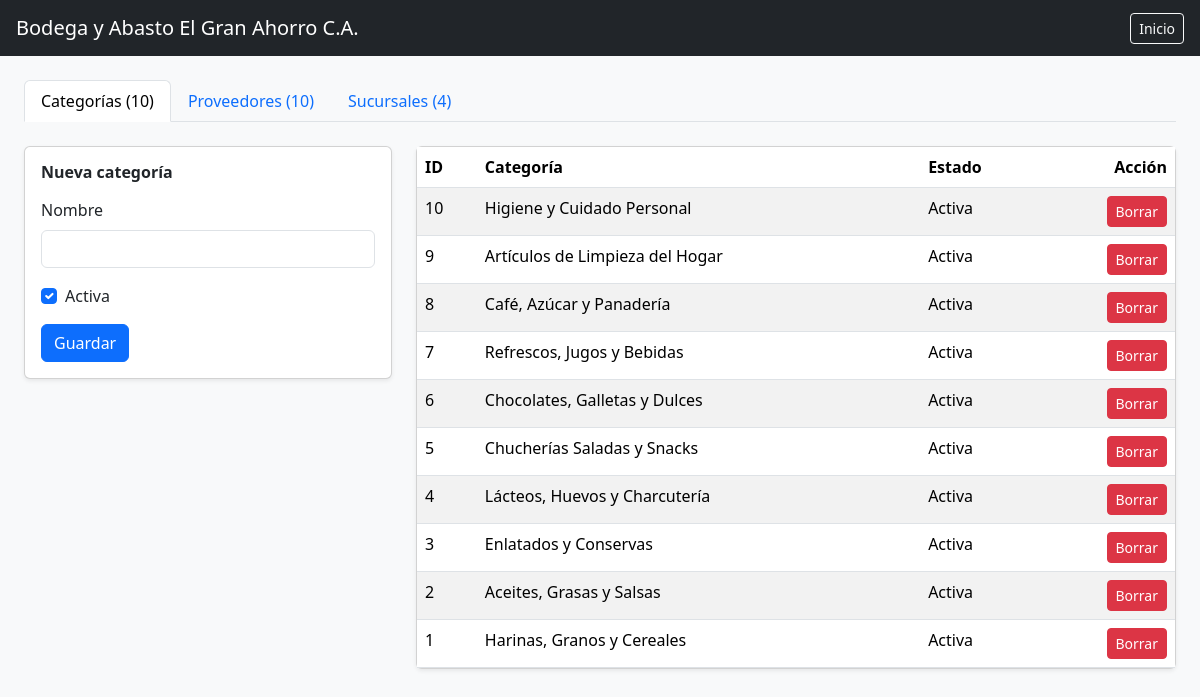
Page /catalogos.php (signed in) on the committed database.
### tables this page shows
CREATE TABLE IF NOT EXISTS `companies` (
  `id` int unsigned NOT NULL AUTO_INCREMENT,
  `name` varchar(191) NOT NULL,
  `phone` varchar(191) NOT NULL,
  `address` text NOT NULL,
  `created_at` timestamp NULL DEFAULT NULL,
  `updated_at` timestamp NULL DEFAULT NULL,
  PRIMARY KEY (`id`)
);

CREATE TABLE IF NOT EXISTS `categories` (
  `id` int unsigned NOT NULL AUTO_INCREMENT,
  `name` varchar(191) NOT NULL,
  `status` tinyint NOT NULL DEFAULT '1',
  `created_at` timestamp NULL DEFAULT NULL,
  `updated_at` timestamp NULL DEFAULT NULL,
  PRIMARY KEY (`id`)
);

### config.php (called while the page is built, shortened)
<?php
function db(): PDO {
    static $pdo = null;
    if ($pdo === null) {
        $dsn = sprintf('mysql:host=%s;dbname=%s;charset=%s', DB_HOST, DB_NAME, DB_CHARSET);
        $pdo = new PDO($dsn, DB_USER, DB_PASS, [
            PDO::ATTR_ERRMODE => PDO::ERRMODE_EXCEPTION,
            PDO::ATTR_DEFAULT_FETCH_MODE => PDO::FETCH_ASSOC,
        ]);
    }
    return $pdo;
}
function e(?string $valor): string {
    return htmlspecialchars((string) $valor, ENT_QUOTES, 'UTF-8');
}
function empresa_info(): array {
    $stmt = db()->query("SELECT * FROM companies ORDER BY id ASC LIMIT 1");
    return $stmt->fetch() ?: [
        'id' => 1,
        'name' => 'StockInventarios',
        'phone' => '',
        'address' => '',
    ];
}

### catalogos.php (the view, shortened to what this page needs)
<?php
require_once __DIR__ . '/config.php';
$tab = $_GET['tab'] ?? 'categorias';
$categorias = db()->query("SELECT * FROM categories ORDER BY id DESC")->fetchAll();
$proveedores = db()->query("SELECT * FROM vendors ORDER BY id DESC")->fetchAll();
$sucursales = db()->query("SELECT * FROM branches ORDER BY id DESC")->fetchAll();
$empresa = empresa_info();
?>
<!DOCTYPE html>
<html lang="es">
<head>
    <link href="https://cdn.jsdelivr.net/npm/bootstrap@5.3.3/dist/css/bootstrap.min.css" rel="stylesheet">
</head>
<body class="bg-light">
<nav class="navbar navbar-dark bg-dark px-3 mb-4">
    <a class="navbar-brand" href="index.php"><?= e($empresa['name']) ?></a>
    <a href="index.php" class="btn btn-sm btn-outline-light">Inicio</a>
</nav>
<div class="container-fluid px-4 pb-5">
    <ul class="nav nav-tabs mb-4">
        <li class="nav-item">
            <a class="nav-link <?= $tab === 'categorias' ? 'active' : '' ?>" href="catalogos.php?tab=categorias">Categorías (<?= count($categorias) ?>)</a>
        </li>
        <li class="nav-item">
            <a class="nav-link <?= $tab === 'proveedores' ? 'active' : '' ?>" href="catalogos.php?tab=proveedores">Proveedores (<?= count($proveedores) ?>)</a>
        </li>
        <li class="nav-item">
            <a class="nav-link <?= $tab === 'sucursales' ? 'active' : '' ?>" href="catalogos.php?tab=sucursales">Sucursales (<?= count($sucursales) ?>)</a>
        </li>
    </ul>
    <?php if ($tab === 'categorias'): ?>
        <div class="row g-4">
            <div class="col-lg-4">
                <div class="card shadow-sm"><div class="card-body">
                    <h6 class="fw-bold mb-3">Nueva categoría</h6>
                    <form method="post">
                        <div class="mb-3">
                            <label class="form-label">Nombre</label>
                            <input type="text" name="name" class="form-control" required>
                        </div>
                        <div class="form-check mb-3">
                            <input type="checkbox" name="status" class="form-check-input" id="c_st" checked>
                            <label class="form-check-label" for="c_st">Activa</label>
                        </div>
                        <button type="submit" class="btn btn-primary">Guardar</button>
                    </form>
                </div></div>
            </div>
            <div class="col-lg-8">
                <div class="card shadow-sm"><div class="table-responsive">
                    <table class="table table-striped mb-0">
                        <thead><tr><th>ID</th><th>Categoría</th><th>Estado</th><th class="text-end">Acción</th></tr></thead>
                        <tbody>
                        <?php foreach ($categorias as $c): ?>
                            <tr>
                                <td><?= (int) $c['id'] ?></td>
                                <td><?= e($c['name']) ?></td>
                                <td><?= (int) $c['status'] === 1 ? 'Activa' : 'Inactiva' ?></td>
                                <td class="text-end">
                                    <form method="post" class="d-inline" onsubmit="return confirm('¿Eliminar categoría?');">
                                        <button class="btn btn-sm btn-danger">Borrar</button>
                                    </form>
                                </td>
                            </tr>
                        <?php endforeach; ?>
                        </tbody>
                    </table>
                </div></div>
            </div>
        </div>
    <?php endif; ?>
</div>
</body>
</html>

### rows in the picture
companies: name "Bodega y Abasto El Gran Ahorro C.A."
categories: id "10", name "Higiene y Cuidado Personal", status "Activa"
categories: id "9", name "Artículos de Limpieza del Hogar", status "Activa"
categories: id "8", name "Café, Azúcar y Panadería", status "Activa"
categories: id "7", name "Refrescos, Jugos y Bebidas", status "Activa"
categories: id "6", name "Chocolates, Galletas y Dulces", status "Activa"
categories: id "5", name "Chucherías Saladas y Snacks", status "Activa"
categories: id "4", name "Lácteos, Huevos y Charcutería", status "Activa"
categories: id "3", name "Enlatados y Conservas", status "Activa"
categories: id "2", name "Aceites, Grasas y Salsas", status "Activa"
categories: id "1", name "Harinas, Granos y Cereales", status "Activa"

### other values in the picture
count($categorias) "10"
count($proveedores) "10"
count($sucursales) "4"
